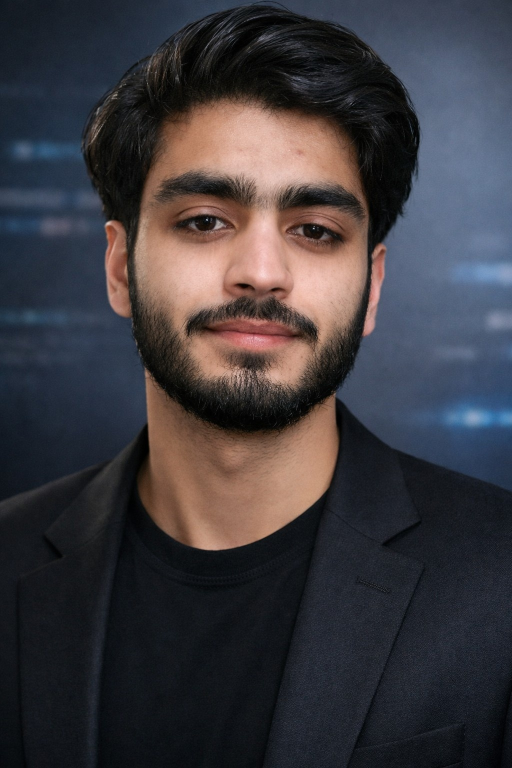
#> input picture 13_k_means/m.jpeg, 1024 x 1536 px (shown at 1/2 size)
$ jupyter execute compress_image.ipynb
#> lines starting #> are read from the running program, lines starting #| are printed output that depends on the picture
Image Compression using K-Means

[cell 1]
import numpy as np
import matplotlib.pyplot as plt
from sklearn.cluster import MiniBatchKMeans
from PIL import Image

[cell 2]
image = Image.open("m.jpeg")
#> image is the input picture: PIL image 1024x1536 RGB; mean R, G, B 60.6, 57.6, 62.4
image = image.resize((256, 256))  # resize (important for performance)
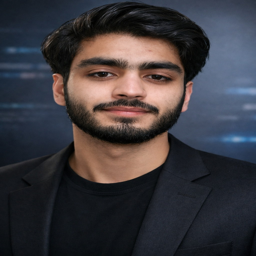
#> image: PIL image 256x256 RGB; mean R, G, B 60.6, 57.6, 62.4

plt.imshow(image)
plt.title("Original Image")
plt.axis('off')
plt.show()

[cell 3]
image_np = np.array(image)

# shape: (height, width, 3)
h, w, c = image_np.shape
#> h = 256; w = 256; c = 3

# reshape to (num_pixels, 3)
pixels = image_np.reshape(-1, 3)

# convert to float32 (memory efficient)
pixels = pixels.astype(np.float32)

print("Pixels shape:", pixels.shape)
#| Pixels shape: (65536, 3)

[cell 4]
k = 16
kmeans = MiniBatchKMeans(n_clusters=k, random_state=42, batch_size=1000)
kmeans.fit(pixels)

[cell 5]
compressed_pixels = kmeans.cluster_centers_[kmeans.labels_]

# convert back to uint8
compressed_pixels = np.clip(compressed_pixels, 0, 255).astype('uint8')

[cell 6]
compressed_image = compressed_pixels.reshape(h, w, c)

[cell 7]
plt.figure(figsize=(10,5))

plt.subplot(1,2,1)
plt.imshow(image)
plt.title("Original")
plt.axis('off')

plt.subplot(1,2,2)
plt.imshow(compressed_image)
plt.title(f"Compressed (K={k})")
plt.axis('off')

plt.show()
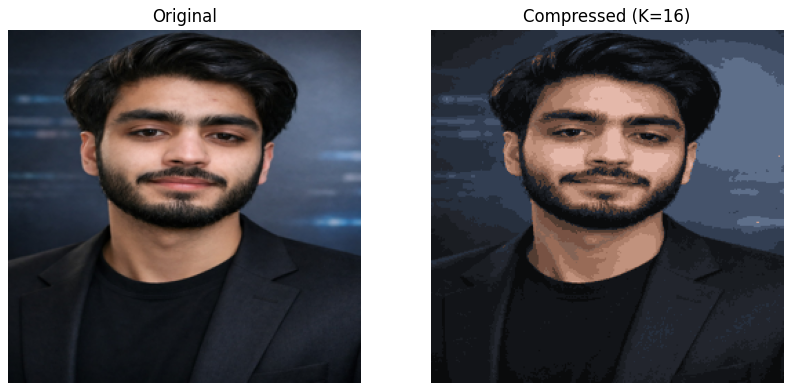
#> figure drawn by matplotlib, 2 panels
